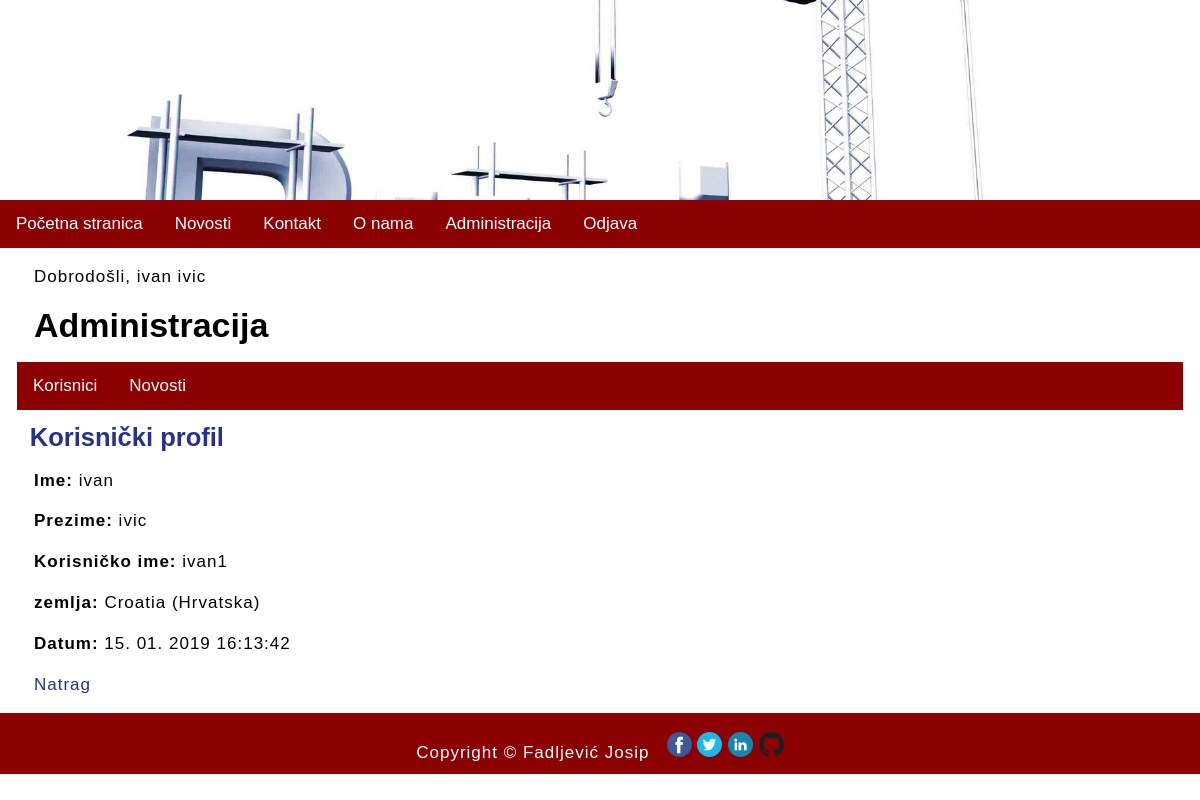
The app's page /index.php?menu=7&action=1&id=19 (signed in) with its own data.
### tables this page shows
CREATE TABLE `users` (
  `id` int(11) NOT NULL,
  `firstname` varchar(255) NOT NULL,
  `lastname` varchar(255) NOT NULL,
  `email` varchar(255) NOT NULL,
  `username` varchar(255) NOT NULL,
  `password` varchar(255) NOT NULL,
  `country` char(2) NOT NULL,
  `date` timestamp NOT NULL DEFAULT CURRENT_TIMESTAMP ON UPDATE CURRENT_TIMESTAMP,
  `archive` enum('Y','N') NOT NULL DEFAULT 'Y'
);

CREATE TABLE `countries` (
  `id` int(11) NOT NULL,
  `country_code` varchar(2) NOT NULL DEFAULT '',
  `country_name` varchar(100) NOT NULL DEFAULT ''
);

### functions.php (called while the page is built)
<?php
	function pickerDateToMysql($pickerDate){
		$date = DateTime::createFromFormat('Y-m-d H:i:s', $pickerDate);
		return $date->format('d. m. Y H:i:s');
	}
?>

### admin/users.php (the view, shortened to what this page needs)
<?php
	if (isset($_GET['id']) && $_GET['id'] != '') {
		$query  = "SELECT * FROM users";
		$query .= " WHERE id=".$_GET['id'];
		$result = @mysqli_query($MySQL, $query);
		$row = @mysqli_fetch_array($result);
		print '
		<h2>Korisnički profil</h2>
		<p><b>Ime:</b> ' . $row['firstname'] . '</p>
		<p><b>Prezime:</b> ' . $row['lastname'] . '</p>
		<p><b>Korisničko ime:</b> ' . $row['username'] . '</p>';
		$_query  = "SELECT * FROM countries";
		$_query .= " WHERE country_code='" . $row['country'] . "'";
		$_result = @mysqli_query($MySQL, $_query);
		$_row = @mysqli_fetch_array($_result);
		print '
		<p><b>zemlja:</b> ' .$_row['country_name'] . '</p>
		<p><b>Datum:</b> ' . pickerDateToMysql($row['date']) . '</p>
		<p><a href="index.php?menu='.$menu.'&amp;action='.$action.'">Natrag</a></p>';
	}
?>

### style.css (style rules this page uses)
body, html { font-family: 'Oswald', sans-serif; margin: 0; font-size: 17px; }
h1,h2 { margin: 0.5em; font-size: 2em; }
h2 { font-size: 1.5em; color: #27318b; }
main a { color: #27318b; text-decoration: none; }
p { margin: 1em; line-height: 1.4em; letter-spacing: 1px; }

### records on screen
users: firstname "ivan", lastname "ivic", username "ivan1", date "15. 01. 2019 16:13:42"
countries: country_name "Croatia (Hrvatska)"

### other values on screen
$_SESSION['message'] "Dobrodošli, ivan ivic"
